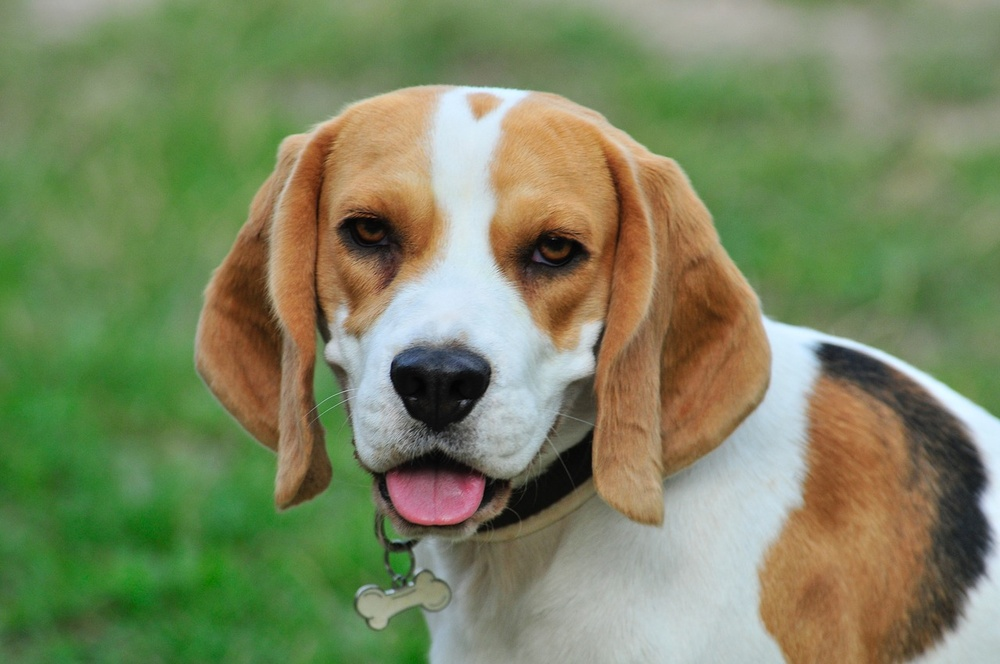
#> input picture pet.jpg, 1000 x 664 px, shrunk from 1280 x 850 before the run
$ jupyter execute --allow-errors 'Lab5- Cropping.ipynb'
#> lines starting #> are read from the running program, lines starting #| are printed output that depends on the picture
# Cropping images
it means Extracting some specific segments of that image

[cell 1]
import cv2
import numpy as np
import matplotlib.pyplot as plt
from PIL import Image

#reading image

image=cv2.imread('pet.jpg')
#> image is the input picture: shape (664, 1000, 3); mean B, G, R 96.2, 133.5, 123.2
image=cv2.cvtColor(image,cv2.COLOR_BGR2RGB)
ori=Image.fromarray((image).astype(np.uint8))
ori

[cell 2]
x=image.shape[:2]
#> x = (664, 1000)
Height, Width= x[0],x[1]
#> Height = 664; Width = 1000

#> (a cell that did not finish here is left out)

[cell 4]
x1,y1=int(Height* 0.1),int( Width* 0.1)
#> x1 = 66; y1 = 100
x2,y2=int(Height* 0.85), int(Width* 0.85)
#> x2 = 564; y2 = 850

[cell 5]
crop=image[x1:x2,y1:y2]
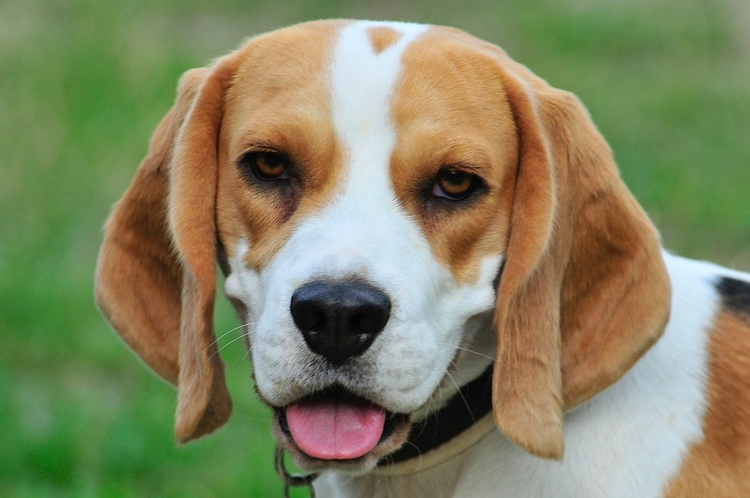
#> crop: shape (498, 750, 3); mean R, G, B 130.8, 132.4, 97
cropp=Image.fromarray((crop).astype(np.uint8))
cropp

[cell 6]
crop.shape
#> Out = (498, 750, 3)

[cell 7]
image.shape
#> Out = (664, 1000, 3)
